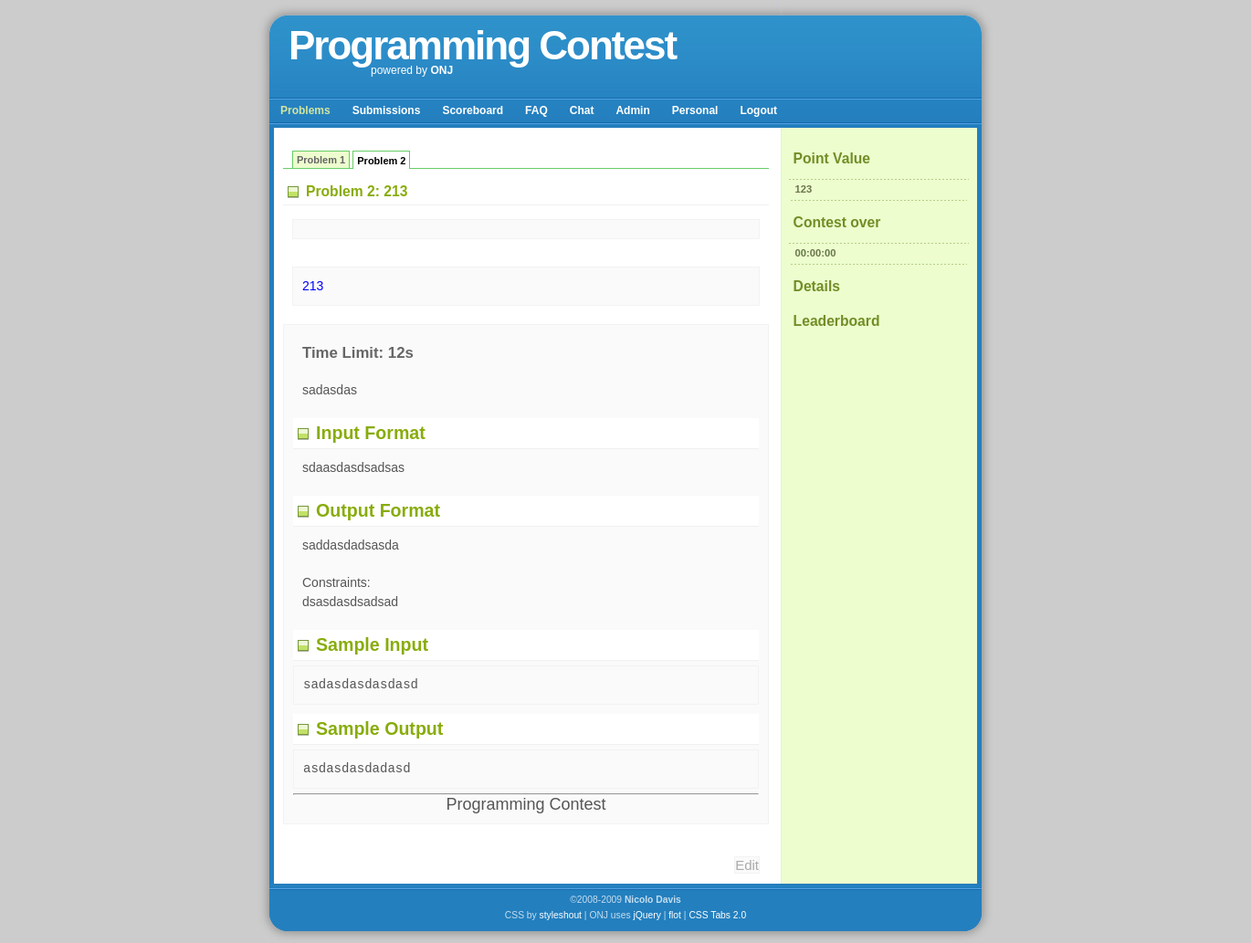
The app's page /index.php?id=2 (signed in) with its own data.
### tables this page shows
CREATE TABLE IF NOT EXISTS `problems` (
  `id` int NOT NULL AUTO_INCREMENT,
  `title` varchar(255) NOT NULL,
  `time_limit` double NOT NULL,
  `points` int NOT NULL,
  `created_at` timestamp NULL DEFAULT CURRENT_TIMESTAMP,
  PRIMARY KEY (`id`)
);

### backup_code/settings.php (called while the page is built, shortened)
<?php
	$startTime = date_create('2016-11-25 00:00:00');
?>

### index.php (the view, shortened to what this page needs)
<?php
include('settings.php');
$host = 'localhost';
$dbname = 'onj';
$db_username = 'root';
$db_password = '';
try {
    $pdo = new PDO("mysql:host=$host;dbname=$dbname;charset=utf8", $db_username, $db_password);
    $pdo->setAttribute(PDO::ATTR_ERRMODE, PDO::ERRMODE_EXCEPTION);
} catch(PDOException $e) {
    die("Connection failed: " . $e->getMessage());
}
$problemid = isset($_GET['id']) ? (int)$_GET['id'] : 1;
$stmt = $pdo->query("SELECT COUNT(*) as total_problems FROM problems");
$total_problems = $stmt->fetchColumn();
$problemid = ($problemid > 0 && $problemid <= $total_problems) ? $problemid : 1;
$stmt = $pdo->prepare("SELECT * FROM problems WHERE id = ?");
$stmt->execute([$problemid]);
$problem = $stmt->fetch(PDO::FETCH_ASSOC);
$stmt = $pdo->query("SELECT id, title FROM problems ORDER BY id");
$all_problems = $stmt->fetchAll(PDO::FETCH_ASSOC);
?>
<!DOCTYPE html>
<html xmlns="http://www.w3.org/1999/xhtml" xml:lang="en" lang="en">
<head>
    <link rel="stylesheet" href="images/Envision.css" type="text/css" />
    <link rel="stylesheet" href="images/Tabs.css" type="text/css" />
</head>
<body class="menu2" id="tab<?php echo $problemid; ?>">
<div id="wrap">
    <?php include('Layout/header.php'); ?>
    <?php include('Layout/menu.php'); ?>
    <div id="content-wrap">
        <div id="main">
            <?php
            $time = date_create();
            if ($time < $startTime) {
                echo '<h2>The contest has not yet begun</h2>';
            } else {
                echo '<ul id="tabnav">';
                foreach ($all_problems as $prob) {
                    echo "<li class='tab{$prob['id']}'><a href='index.php?id={$prob['id']}'>Problem {$prob['id']}</a></li>\n";
                }
                echo '</ul>';
                echo "<h2>Problem $problemid: " . htmlspecialchars($problem['title']) . "</h2>";
                echo "<p id='statementpanel'><code class='statement'>";
                $statementFile = "$PROBLEMDIR/$problemid/statement.html";
                if (file_exists($statementFile)) {
                    readfile($statementFile);
                } else {
                    echo "Problem is not available at this time";
                }
                echo "</code></p>";
                if (isset($_SESSION['admin']) && $_SESSION['admin'] === true) {
                    echo "<p id='editpanel' style='float: right'><button id='edit'>Edit</button></p>";
                }
            }
            ?>
        </div>
        <div id="sidebar">
            <?php
            if ($time >= $startTime) {
                echo "<h3>Point Value</h3>";
                echo "<ul class='sidemenu'>";
                echo "<li><strong>" . htmlspecialchars($problem['points']) . "</strong></li>";
                echo "</ul>";
            }
            include('sidebar.php');
            ?>
        </div>
    </div>
    <div id="footer">
        <?php include('Layout/footer.php'); ?>
    </div>
</div>
</body>
</html>

### images/Envision.css (style rules this page uses)
pre { margin: 5px 0; padding: 10px; text-align: left; display: block; overflow: auto; font: 500 1em/1.5em 'Lucida Console', 'courier new', monospace ; background: #FAFAFA; border: 1px solid #f2f2f2; }
button#edit, button#cancel, button#save { background-color: #FAFAFA; border: 1px solid #F2F2F2; font-size: 15px; color: #AAAAAA; }
* { margin: 0; padding: 0; outline: 0 }
body { background: #CCC; font: 70%/1.5em Verdana, Tahoma, arial, sans-serif; color: #555; text-align: center; }
a, a:visited { text-decoration: none; color: #2180BC; background: inherit; }
h1, h2, h3 { font-family: 'Trebuchet MS', Tahoma, Sans-serif; }
h1 { font-size: 150%; font-weight: normal; color: #006699; }
h2 { font-size: 140%; text-transform: uppercase; color: #88ac0b; }
h3 { font-size: 120%; color: #666666; }
h1, h2, h3, p { padding: 10px; margin: 0; }
ul, ol { margin: 5px 20px; padding: 0 20px; }
code { margin: 5px 0; padding: 10px; text-align: left; display: block; overflow: auto; font: 500 1em/1.5em 'Lucida Console', 'courier new', monospace ; background: #FAFAFA; border: 1px solid #f2f2f2; }
code.statement { font-family: 'Trebuchet MS', Tahoma, Sans-serif; font-size: 14px; }
#wrap { width: 1360px; background: #CCC url(content.jpg) repeat-y center top; margin: 0 auto; text-align: left; }
#content-wrap { clear: both; width: 760px; padding: 0; margin: 10px auto; }
#main { float: left; width: 70%; padding: 0; margin: 5px 0 0 5px; display: inline; }
#main h2 { margin-top: 10px; font: Bold 140% 'Trebuchet MS', Tahoma, Sans-serif; color: #88ac0b; padding: 5px 0 5px 25px; border-bottom: 1px solid #EFF0F1; background: #FFF url(square-green.png) no-repeat 3px 50%; text-transform: none; }
#main ul li { list-style-image: url(bullet.gif); }
#sidebar { float: right; width: 26.5%; padding: 0; margin: 0; color: #68774A; }
#sidebar h3 { margin-top: 10px; padding: 5px 5px; font: bold 1.4em 'Trebuchet MS', Tahoma, Sans-serif; color: #728D26; }
#sidebar ul.sidemenu { list-style: none; text-align: left; margin: 7px 4px 8px 0; padding: 0; text-decoration: none; background: url(dots.jpg) repeat-x left top; }
#sidebar ul.sidemenu li { list-style: none; background: url(dots.jpg) repeat-x left bottom; padding: 4px 0 4px 5px; margin: 0 2px; color: #68774A; }
#footer { color: #C6DDEE; background: #CCC url(footer.jpg) no-repeat center top; clear: both; width: 1360px; height: 65px; text-align: center; font-size: 92%; }

### images/Tabs.css (style rules this page uses)
ul#tabnav { text-align: left; margin: 1em 0 1em 0; font: bold 11px verdana, arial, sans-serif; border-bottom: 1px solid #6c6; list-style-type: none; padding: 3px 10px 3px 10px; }
ul#tabnav li { display: inline; }
body#tab1 li.tab1, body#tab2 li.tab2, body#tab3 li.tab3, body#tab4 li.tab4, body#tab5 li.tab5 { border-bottom: 1px solid #fff; background-color: #fff; }
body#tab1 li.tab1 a, body#tab2 li.tab2 a, body#tab3 li.tab3 a, body#tab4 li.tab4 a, body#tab5 li.tab5 a { background-color: #fff; color: #000; position: relative; top: 1px; padding-top: 4px; }
ul#tabnav li a { padding: 3px 4px; border: 1px solid #6c6; background-color: #edfdce; color: #666; margin-right: 0px; text-decoration: none; border-bottom: none; }

### records on screen
problems: id "1"
problems: id "2", title "213", points "123"

### other values on screen
$problemid "2"
